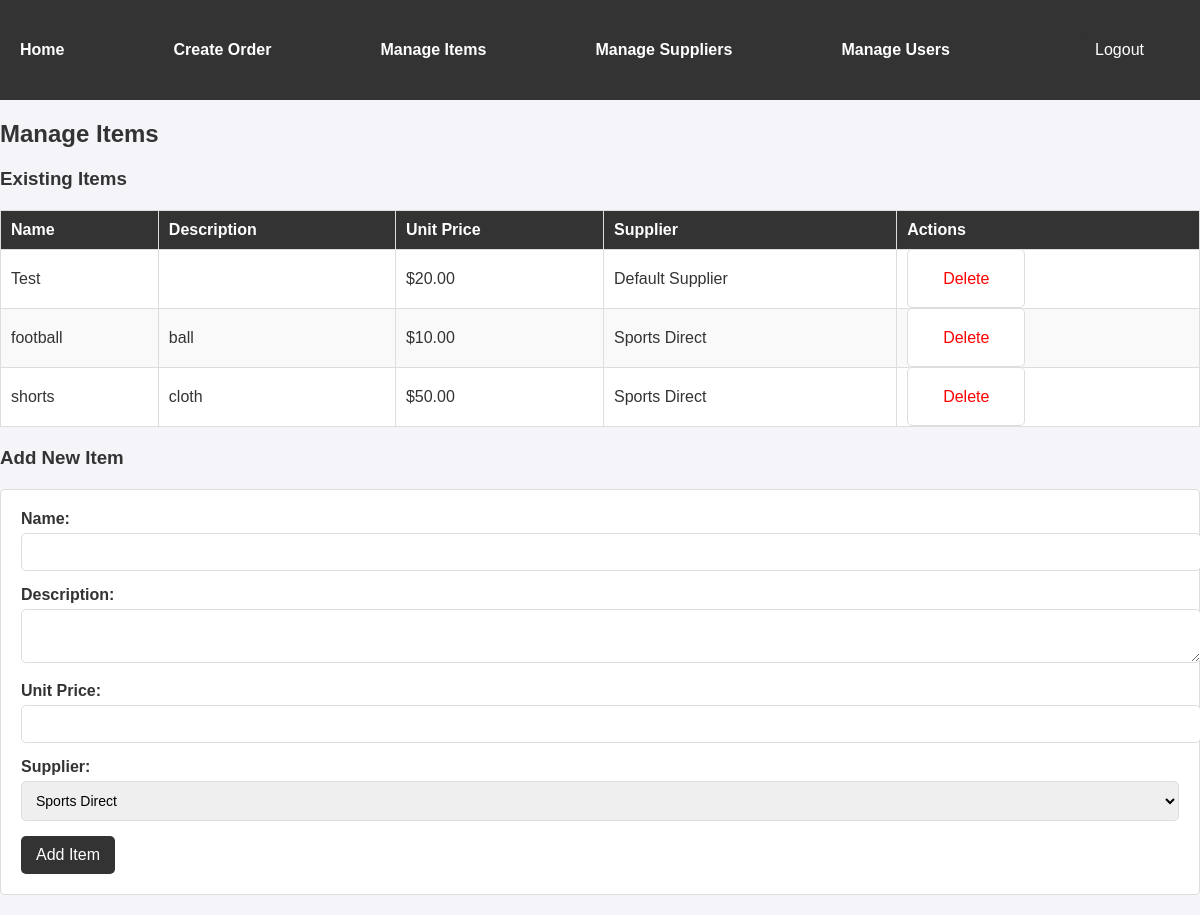
The app's page /app/manage_items/ (signed in) with its own data.
### PO_Items/models.py (models this page shows, shortened)
class SportsItem(models.Model):
    supplier = models.ForeignKey(Supplier, on_delete=models.CASCADE)
    name = models.CharField(max_length=100)
    description = models.TextField()
    unit_price = models.DecimalField(max_digits=10, decimal_places=2)

class Supplier(models.Model):
    name = models.CharField(max_length=100)
    contact_info = models.CharField(max_length=255, blank=True)

### PO_Items/decorators.py (the view)
        def _wrapped_view(request, *args, **kwargs):
            if request.user.role in allowed_roles:
                return view_func(request, *args, **kwargs)
            return HttpResponseForbidden("You do not have permission to access this page.")

### PO_Items/views.py (called while the page is built, shortened)
@role_required(['ADMIN', 'INVENTORY_MANAGER'])
@login_required
def manage_items(request):
    items = SportsItem.objects.all()
    suppliers = Supplier.objects.all()
    return render(request, 'PO_Items/manage_items.html', {'items': items, 'suppliers': suppliers})

### PO_Items/templates/PO_Items/manage_items.html (shortened to what this page needs)
{% load static %}
<!DOCTYPE html>
<html>
<head>
    <link rel="stylesheet" type="text/css" href="{% static 'PO_Items/styles.css' %}">
</head>
<body>
    <div class="navbar">
        <a href="{% url 'PO_Items:PO_Items' %}">Home</a>
        {% if request.user.role == 'BUYER' or request.user.role == 'ADMIN' %}
            <a href="{% url 'PO_Items:create_order' %}">Create Order</a>
        {% endif %}
        {% if request.user.role == 'INVENTORY_MANAGER' or request.user.role == 'ADMIN' %}
            <a href="{% url 'PO_Items:manage_items' %}">Manage Items</a>
            <a href="{% url 'PO_Items:manage_suppliers' %}">Manage Suppliers</a>
        {% endif %}
        {% if request.user.role == 'ADMIN' %}
            <a href="{% url 'PO_Items:manage_users' %}">Manage Users</a>
        {% endif %}
        <form class = "form_nav" method="post" action="{% url 'logout' %}" style="margin: 0;">
            <button type="submit" >Logout</button>
        </form>
    </div>
    <h2>Manage Items</h2>
    <h3>Existing Items</h3>
    <table border="1">
        <thead>
            <tr>
                <th>Name</th>
                <th>Description</th>
                <th>Unit Price</th>
                <th>Supplier</th>
                <th>Actions</th>
            </tr>
        </thead>
        <tbody>
            {% for item in items %}
                <tr>
                    <td>{{ item.name }}</td>
                    <td>{{ item.description }}</td>
                    <td>${{ item.unit_price }}</td>
                    <td>{{ item.supplier.name }}</td>
                    <td>
                        {% if item.id %}
                        <form method="post" action="{% url 'PO_Items:delete_sports_item' item.id %}" style="display: inline;">
                            <button type="submit" style="background: none; border: none; color: red; cursor: pointer;">Delete</button>
                        </form>
                        {% endif %}
                    </td>
                </tr>
            {% empty %}
                <tr>
                    <td colspan="4">No items found.</td>
                </tr>
            {% endfor %}
        </tbody>
    </table>
    <h3>Add New Item</h3>
    <form method="post" action="">
        <label for="name">Name:</label>
        <input type="text" id="name" name="name" required><br>
        <label for="description">Description:</label>
        <textarea id="description" name="description"></textarea><br>
        <label for="unit_price">Unit Price:</label>
        <input type="number" id="unit_price" name="unit_price" step="0.01" required><br>
        <label for="supplier">Supplier:</label>
        <select id="supplier" name="supplier" required>
            {% for supplier in suppliers %}
                <option value="{{ supplier.id }}">{{ supplier.name }}</option>
            {% empty %}
                <option disabled>No suppliers available</option>
            {% endfor %}
        </select><br>
        <button type="submit">Add Item</button>
    </form>
</body>
</html>

### PO_Items/static/PO_Items/styles.css (style rules this page uses)
body { font-family: Arial, sans-serif; margin: 0; padding: 0; background-color: #f4f4f9; color: #333; }
.form_nav { background-color: #333; border-color: #333; }
.navbar { background-color: #333; color: white; padding: 10px 20px; display: flex; justify-content: space-between; align-items: center; }
.navbar a { color: white; text-decoration: none; margin-right: 15px; font-weight: bold; }
.navbar form { margin: 0; }
.navbar button { background: #333; border: none; color: white; font-size: 16px; cursor: pointer; outline: none; }
table { width: 100%; border-collapse: collapse; margin: 20px 0; background-color: white; }
table th, table td { border: 1px solid #ddd; padding: 10px; text-align: left; }
table th { background-color: #333; color: white; }
table tr:nth-child(even) { background-color: #f9f9f9; }
form { margin: 20px 0; padding: 20px; background-color: white; border: 1px solid #ddd; border-radius: 5px; }
form label { display: block; margin-bottom: 5px; font-weight: bold; }
form input, form select, form textarea { width: 100%; padding: 10px; margin-bottom: 15px; border: 1px solid #ddd; border-radius: 5px; font-size: 14px; }
form button { background-color: #333; color: white; border: none; padding: 10px 15px; border-radius: 5px; cursor: pointer; font-size: 16px; }
h2, h3 { color: #333; margin-top: 20px; }

### records on screen
SportsItem: name "Test", unit_price "20.00", supplier.name "Default Supplier", shows "Delete"
SportsItem: name "football", description "ball", unit_price "10.00", supplier.name "Sports Direct", shows "Delete"
SportsItem: name "shorts", description "cloth", unit_price "50.00", supplier.name "Sports Direct", shows "Delete"

### other values on screen
form field supplier "Sports Direct"
